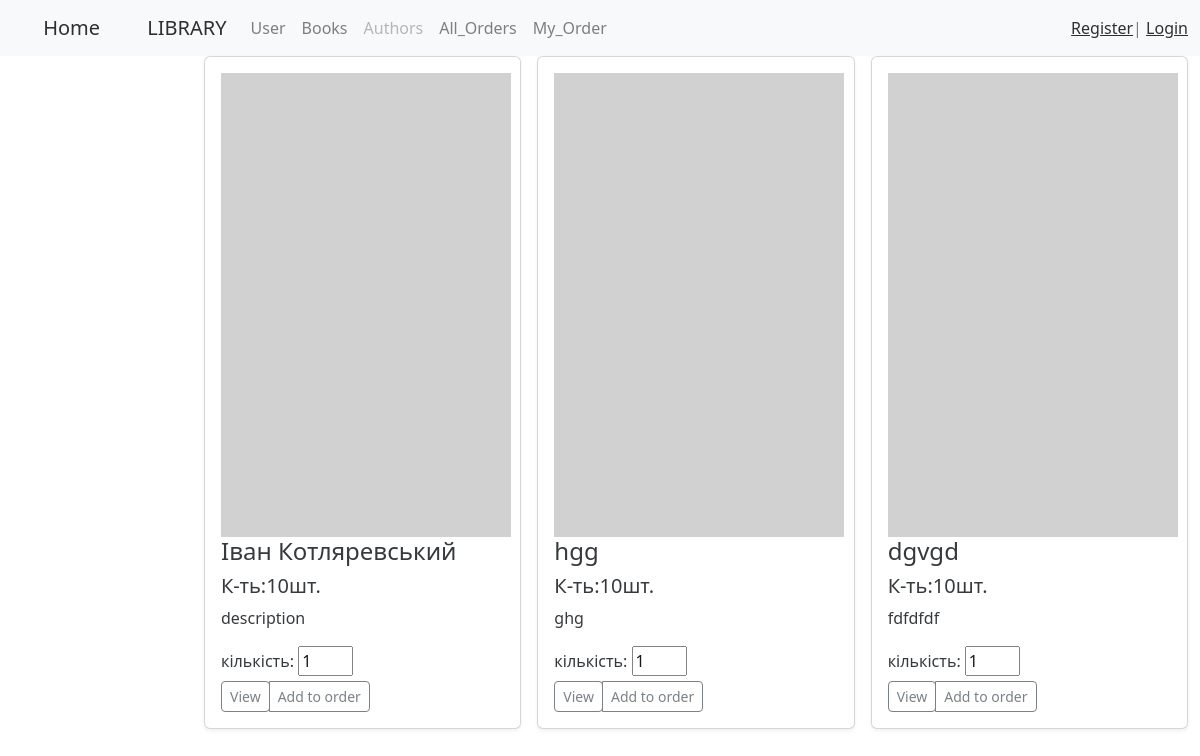
The app's page /library_main/ with its own data.
### book/models.py (models this page shows, shortened)
class Book(models.Model):
    name = models.CharField(blank=True, max_length=128, verbose_name='Книги')
    description = models.CharField(blank=True, max_length=256 , verbose_name='Опис')
    count = models.IntegerField(default=10, verbose_name='Кількість')
    id = models.AutoField(primary_key=True)
    authors = models.ManyToManyField(Author, blank=True, verbose_name='Автор')
    class Meta:         # for admin.menu
        verbose_name= 'Книга'
        verbose_name_plural = 'Книги'
    @staticmethod
    def get_all():
        return list(Book.objects.all())

### library/views.py (the view)
# urls.py: path('library_main/', HomeLists.as_view(), name='list_books_main'),
class HomeLists(ListView):
    model = Book
    template_name = 'main_list_books.html'
    def get_queryset(self):
        return Book.get_all() # .filter( ...)

### library/main_list_books.html (shortened to what this page needs)
{% extends 'base.html' %}
{% block content %}
    <div class="container">
        <div class="row row-cols-1 row-cols-sm-2 row-cols-md-3 g-3">
            {% for book in object_list %}
                <div class="col" style="margin-bottom: 10px">
                    <div class="card shadow-sm">
                        <div class="card-body">
                            <div class="media">
                                <div class="fill">
                                     <img src="https://picsum.photos/200/320?random=1"
                                             title="default_photo"
                                             alt="фото заглушка"
                                             width="290" class="float-left mr-3">
                                </div>
                            </div>
                            <h4 class="card-text">{{ book.name }}</h4>
                            <h5>К-ть:{{ book.count }}шт.</h5>
                            <p class="card-text">{{ book.description |safe|truncatewords:20 }}</p>
                            <form method="post" action="#">
                                <label class="form-label" for="id_quantity">кількість:</label>
                                <input style="width: 55px" type="number" name="quantity" value="1" min="1" required
                                       id="id_quantity">
                                <div class="d-flex justify-content-between align-items-center">
                                    <div class="btn-group">
                                        <a href="{% url 'book_detail_url' book.pk %}">
                                            <button type="button" class="btn btn-sm btn-outline-secondary">View</button>
                                        </a>
                                        <button type="submit" class="btn btn-sm btn-outline-secondary">Add to order
                                        </button>
                                    </div>
                                </div>
                            </form>
                        </div>
                    </div>
                </div>
            {% endfor %}
        </div>
    </div>
{% endblock %}

### library/base.html (style rules this page uses)
body { background-image: url('https://thumbs.dreamstime.com/z/open-book-hardback-books-wooden-table-education-background-back-to-school-copy-space-text-75367702.jpg'); background-repeat: no-repeat; background-attachment: fixed; background-size: 100% 100%; opacity: 0.9; }

### records on screen
Book: name "Іван Котляревський", count "10", description "description"
Book: name "hgg", count "10", description "ghg"
Book: name "dgvgd", count "10", description "fdfdfdf"
